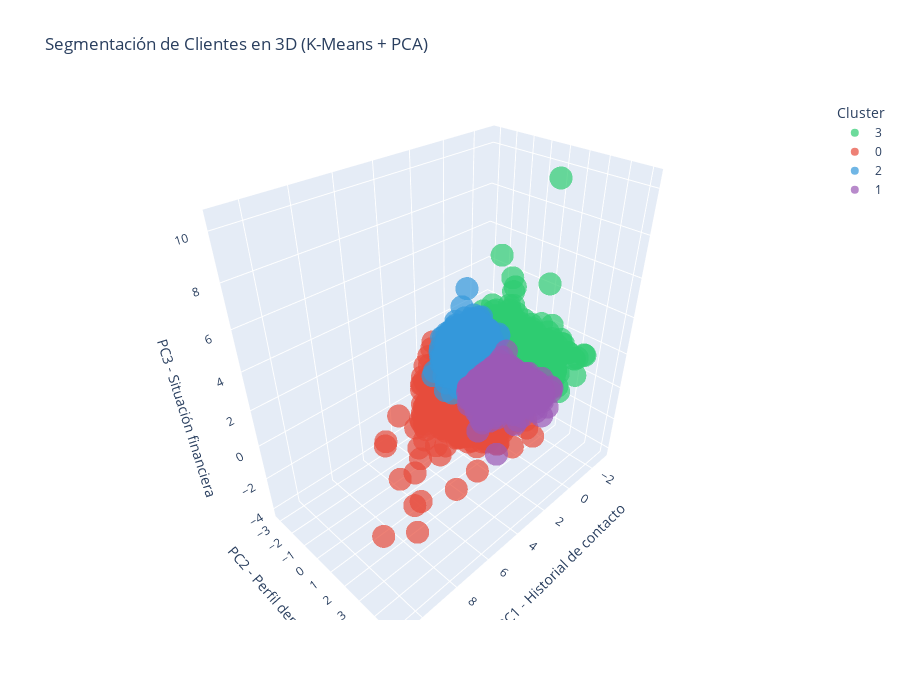

The notebook cell saved with this chart:
### Code cell
# Visualizar clusters en 3D con Plotly (interactivo)
import plotly.express as px

fig = px.scatter_3d(
    df_final, 
    x='PC1', 
    y='PC2', 
    z='PC3',
    color=df_final['Cluster'].astype(str),
    title='Segmentación de Clientes en 3D (K-Means + PCA)',
    labels={'color': 'Cluster'},
    color_discrete_sequence=['#2ecc71', '#e74c3c', '#3498db', '#9b59b6'],
    opacity=0.7
)

fig.update_layout(
    scene=dict(
        xaxis_title='PC1 - Historial de contacto',
        yaxis_title='PC2 - Perfil demográfico',
        zaxis_title='PC3 - Situación financiera'
    ),
    width=900,
    height=700
)

fig.show()

### Figure 1 — Plotly figure (JSON) as saved in the notebook; plotly's stock layout.template omitted (floating-point values rounded to 4 significant figures; data arrays with more than 128 entries replaced by an {"elided": "..."} marker saying what was removed)
{"data": [{"hovertemplate": "Cluster=3<br>PC1=%{x}<br>PC2=%{y}<br>PC3=%{z}<extra></extra>", "legendgroup": "3", "marker": {"color": "#2ecc71", "opacity": 0.7, "symbol": "circle"}, "mode": "markers", "name": "3", "scene": "scene", "showlegend": true, "type": "scatter3d", "x": {"elided": "1140 float values"}, "y": {"elided": "1140 float values"}, "z": {"elided": "1140 float values"}}, {"hovertemplate": "Cluster=0<br>PC1=%{x}<br>PC2=%{y}<br>PC3=%{z}<extra></extra>", "legendgroup": "0", "marker": {"color": "#e74c3c", "opacity": 0.7, "symbol": "circle"}, "mode": "markers", "name": "0", "scene": "scene", "showlegend": true, "type": "scatter3d", "x": {"elided": "560 float values"}, "y": {"elided": "560 float values"}, "z": {"elided": "560 float values"}}, {"hovertemplate": "Cluster=2<br>PC1=%{x}<br>PC2=%{y}<br>PC3=%{z}<extra></extra>", "legendgroup": "2", "marker": {"color": "#3498db", "opacity": 0.7, "symbol": "circle"}, "mode": "markers", "name": "2", "scene": "scene", "showlegend": true, "type": "scatter3d", "x": {"elided": "1348 float values"}, "y": {"elided": "1348 float values"}, "z": {"elided": "1348 float values"}}, {"hovertemplate": "Cluster=1<br>PC1=%{x}<br>PC2=%{y}<br>PC3=%{z}<extra></extra>", "legendgroup": "1", "marker": {"color": "#9b59b6", "opacity": 0.7, "symbol": "circle"}, "mode": "markers", "name": "1", "scene": "scene", "showlegend": true, "type": "scatter3d", "x": {"elided": "1263 float values"}, "y": {"elided": "1263 float values"}, "z": {"elided": "1263 float values"}}], "layout": {"height": 700, "legend": {"title": {"text": "Cluster"}, "tracegroupgap": 0}, "scene": {"domain": {"x": [0, 1], "y": [0, 1]}, "xaxis": {"title": {"text": "PC1 - Historial de contacto"}}, "yaxis": {"title": {"text": "PC2 - Perfil demográfico"}}, "zaxis": {"title": {"text": "PC3 - Situación financiera"}}}, "title": {"text": "Segmentación de Clientes en 3D (K-Means + PCA)"}, "width": 900}}
